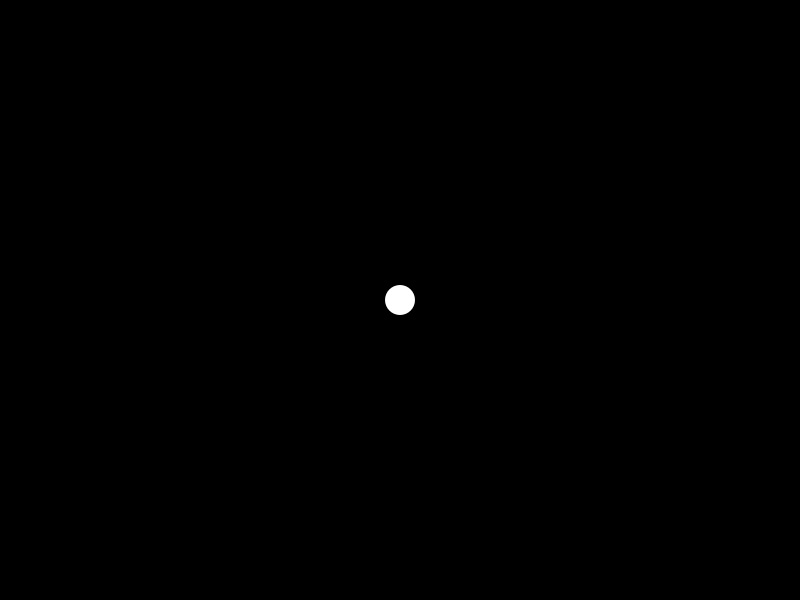
Frame 1 (no input)
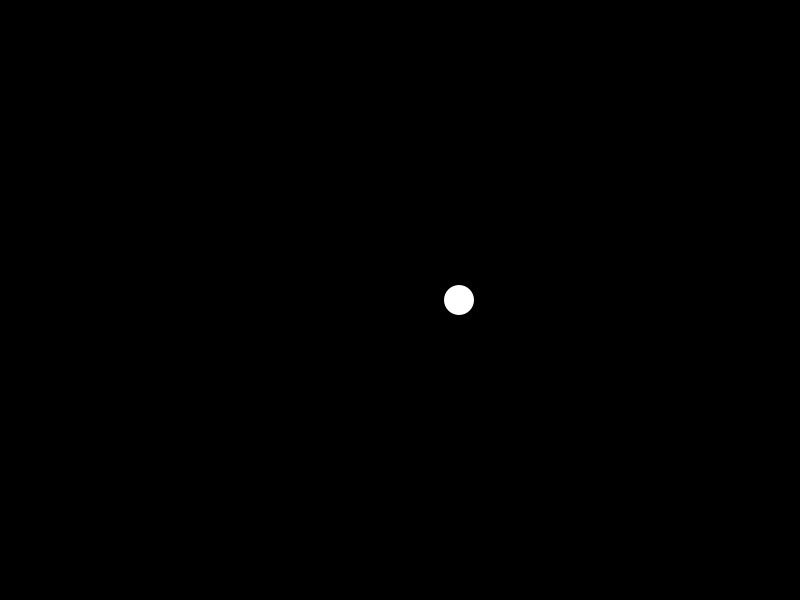
Frame 60 (the mouse pressed at the canvas centre just before this capture)
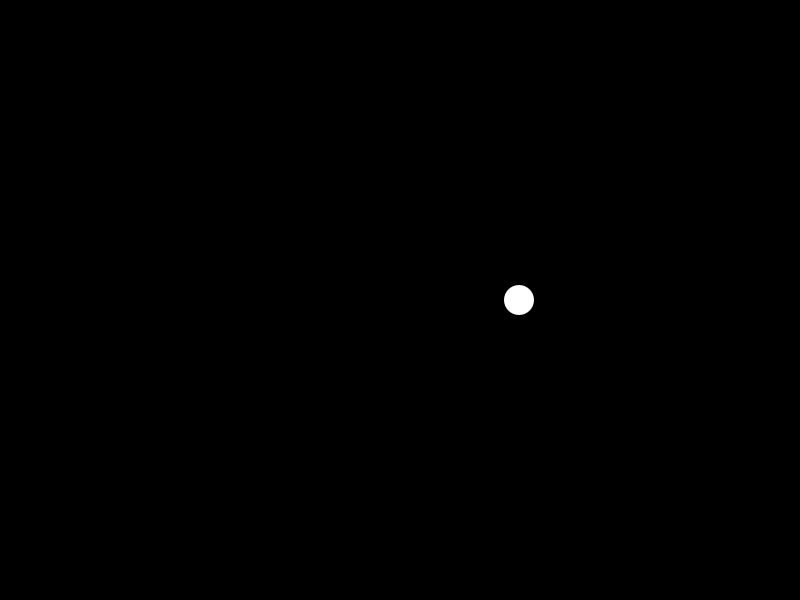
Frame 120 (the mouse held since frame 60 and released just before this capture)

The Processing sketch that drew these frames (run headless with seeded random() and noise(); from frame 60 on, the mouse is pressed at the canvas centre):

// Processing sketch: sketch_3_circle1
// ── sketch_3_circle1.pde
int cx = 0;

void setup()
{
  size(800,600);
  surface.setResizable(true);
  cx = width/2;
}

void draw()
{
  background(0);
  noStroke();
  circle(cx,height/2,30);
  cx = cx + 1;
}
